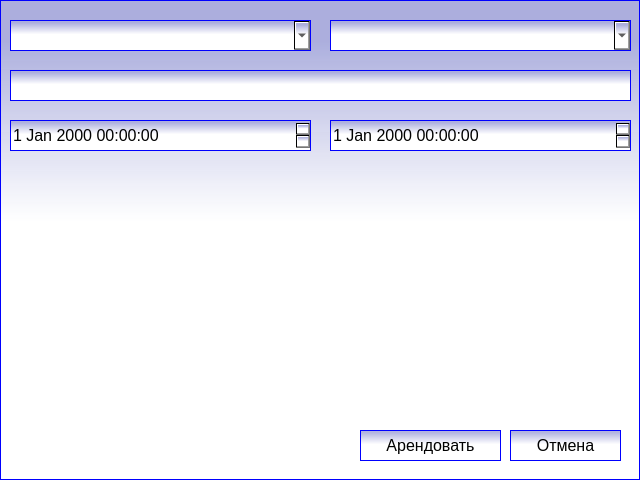
<?xml version="1.0" encoding="UTF-8"?>
<ui version="4.0">
 <class>RenEditView</class>
 <widget class="QWidget" name="RenEditView">
  <property name="geometry">
   <rect>
    <x>0</x>
    <y>0</y>
    <width>640</width>
    <height>480</height>
   </rect>
  </property>
  <property name="windowTitle">
   <string>Form</string>
  </property>
  <property name="styleSheet">
   <string notr="true">QWidget { border: 1px solid blue; background: qlineargradient(spread:pad, x1:0.466, y1:0, x2:0.465955, y2:0.688, stop:0.125 rgba(171, 174, 221, 232), stop:0.670455 rgba(255, 255, 255, 255)); }</string>
  </property>
  <widget class="QLineEdit" name="lineEditFIO">
   <property name="geometry">
    <rect>
     <x>10</x>
     <y>70</y>
     <width>621</width>
     <height>31</height>
    </rect>
   </property>
   <property name="font">
    <font>
     <pointsize>12</pointsize>
    </font>
   </property>
  </widget>
  <widget class="QDateTimeEdit" name="dateTimeEditS">
   <property name="geometry">
    <rect>
     <x>10</x>
     <y>120</y>
     <width>301</width>
     <height>31</height>
    </rect>
   </property>
   <property name="font">
    <font>
     <pointsize>12</pointsize>
    </font>
   </property>
  </widget>
  <widget class="QDateTimeEdit" name="dateTimeEditE">
   <property name="geometry">
    <rect>
     <x>330</x>
     <y>120</y>
     <width>301</width>
     <height>31</height>
    </rect>
   </property>
   <property name="font">
    <font>
     <pointsize>12</pointsize>
    </font>
   </property>
  </widget>
  <widget class="QPushButton" name="pushButtonRent">
   <property name="geometry">
    <rect>
     <x>360</x>
     <y>430</y>
     <width>141</width>
     <height>31</height>
    </rect>
   </property>
   <property name="font">
    <font>
     <pointsize>12</pointsize>
    </font>
   </property>
   <property name="text">
    <string>Арендовать</string>
   </property>
  </widget>
  <widget class="QPushButton" name="pushButtonCancel">
   <property name="geometry">
    <rect>
     <x>510</x>
     <y>430</y>
     <width>111</width>
     <height>31</height>
    </rect>
   </property>
   <property name="font">
    <font>
     <pointsize>12</pointsize>
    </font>
   </property>
   <property name="text">
    <string>Отмена</string>
   </property>
  </widget>
  <widget class="QComboBox" name="comboBoxPark">
   <property name="geometry">
    <rect>
     <x>10</x>
     <y>20</y>
     <width>301</width>
     <height>31</height>
    </rect>
   </property>
   <property name="font">
    <font>
     <pointsize>14</pointsize>
    </font>
   </property>
  </widget>
  <widget class="QComboBox" name="comboBoxNumber">
   <property name="geometry">
    <rect>
     <x>330</x>
     <y>20</y>
     <width>301</width>
     <height>31</height>
    </rect>
   </property>
   <property name="font">
    <font>
     <pointsize>14</pointsize>
    </font>
   </property>
  </widget>
 </widget>
 <resources/>
 <connections/>
</ui>
